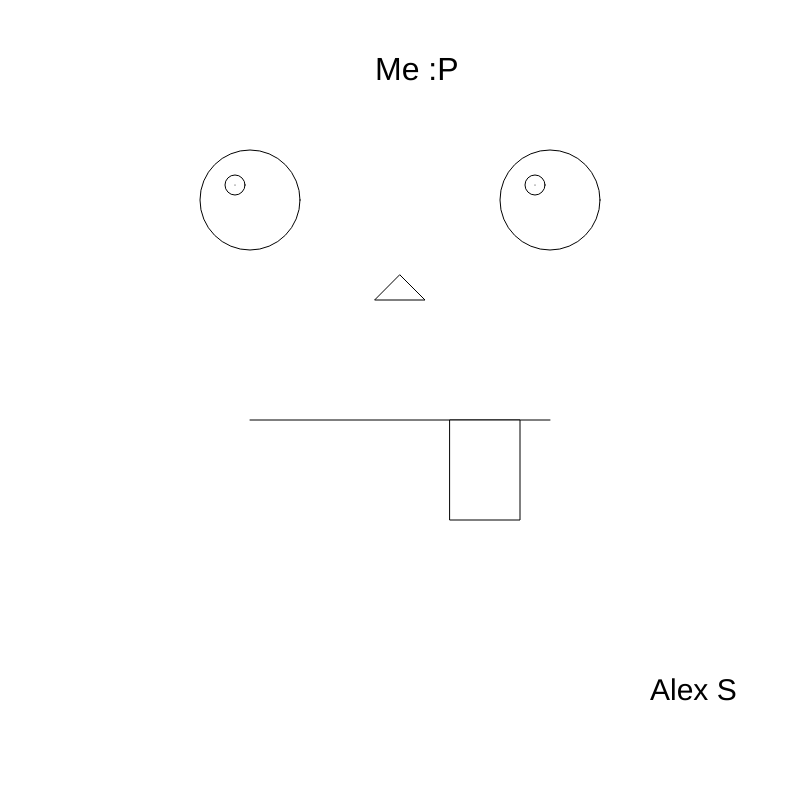
Frame 1 (no input)
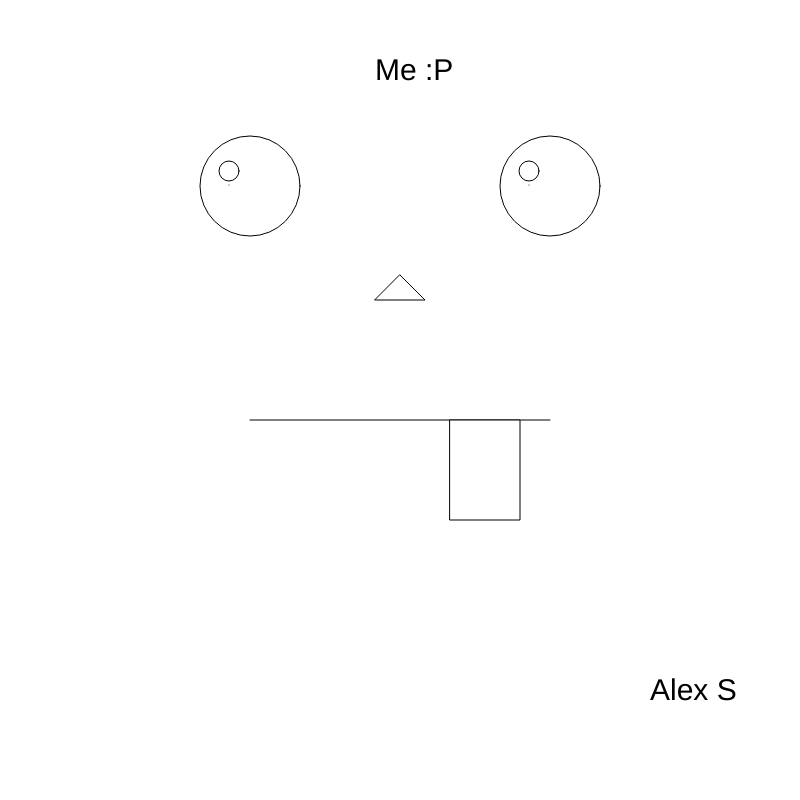
Frame 60 (no input)
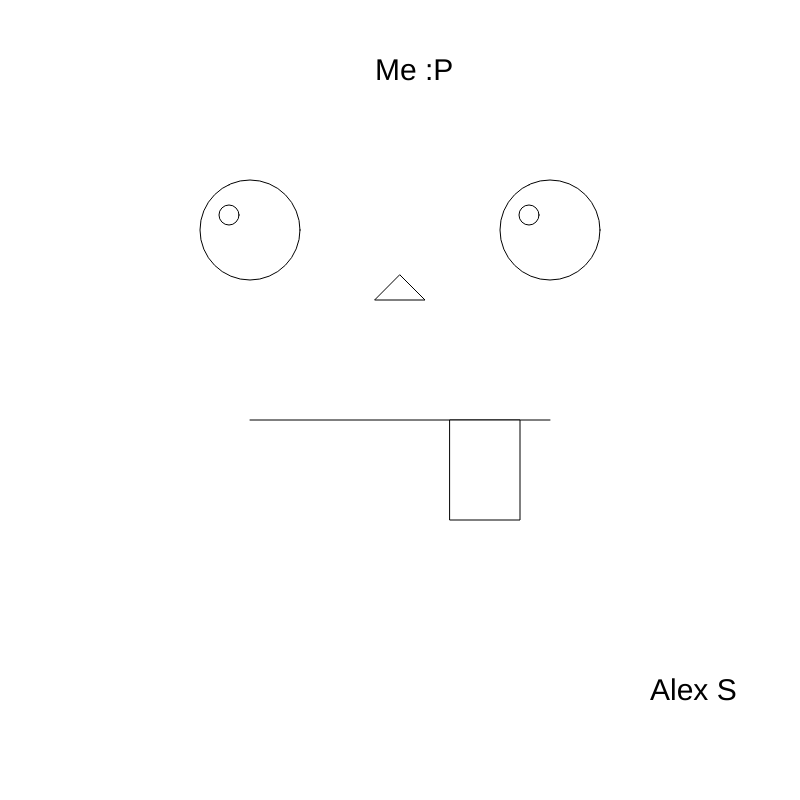
Frame 120 (the mouse pressed at the canvas centre since frame 60)

The p5.js sketch that drew these frames (run headless with seeded random() and noise() and a simulated clock; from frame 60 on, the mouse is pressed at the canvas centre):

// p5.js sketch
// ── sketch.js
var left_pupil_x = 235
var right_pupil_x = 535

var eye_y = 200


var pupil_move;
var eye_move;
var title_size;

function setup() {
  createCanvas(800, 800);
  pupil_move = floor(random() * 8) + 1
  eye_move = floor(random() * 5) + 1
  title_size = 30
  title_grow = 2
}

function draw() {
  background(255);
  circle(250, eye_y, 100)
  circle(left_pupil_x, eye_y - 15, 20)

  
  circle(550, eye_y, 100)
  circle(right_pupil_x, eye_y - 15, 20)
  
  triangle(375, 300, 425, 300, 400, 275)
  
  line(250, 420, 550, 420)
  rect(450, 420, 70, 100)
  
  point(left_pupil_x, 185) 
  point(right_pupil_x, 185)
  
  textSize(30)
  text('Alex S', 650, 700);
  
  if(title_size >= 40 || title_size <= 20){
    title_grow *= -1
  }
  
  title_size += title_grow
  textSize(title_size)
  text('Me :P', 375, 80)
  
  
  
  if(left_pupil_x > 260 || left_pupil_x < 235){
    pupil_move *= -1;
  }
  
  if(eye_y > 250 || eye_y < 150){
    eye_move *= -1;
  }
  
  left_pupil_x += pupil_move;
  right_pupil_x += pupil_move;
  
  eye_y += eye_move;
    
}
